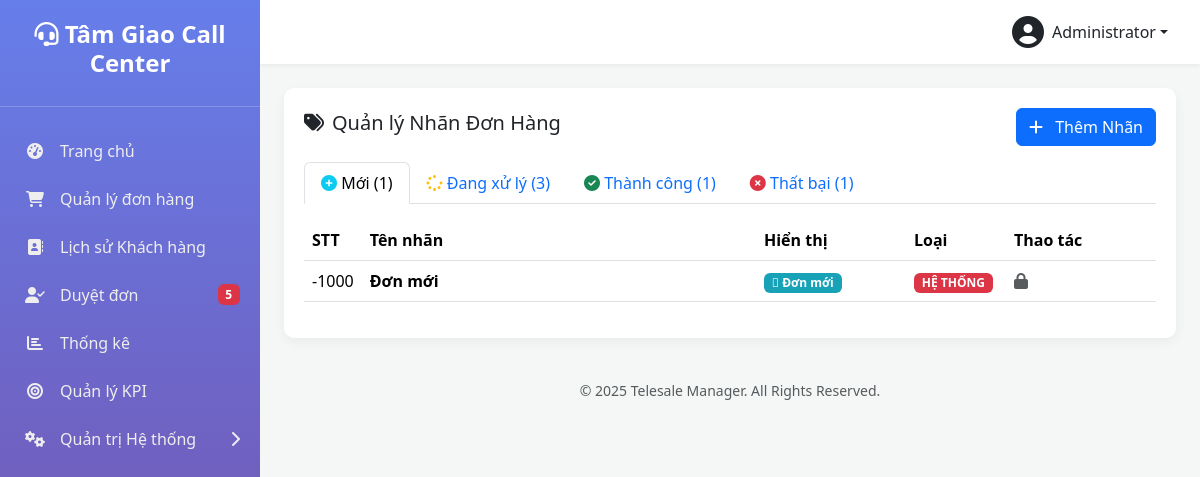
/manage-order-labels.php (signed in), run on the app's committed database.
### tables this page shows
CREATE TABLE `settings` (
  `setting_key` varchar(100) NOT NULL,
  `setting_value` text DEFAULT NULL
);

CREATE TABLE `users` (
  `id` int(10) UNSIGNED NOT NULL,
  `username` varchar(50) NOT NULL COMMENT 'Tên đăng nhập',
  `password` varchar(255) NOT NULL,
  `full_name` varchar(100) NOT NULL COMMENT 'Họ và tên',
  `email` varchar(100) DEFAULT NULL COMMENT 'Email',
  `phone` varchar(20) DEFAULT NULL COMMENT 'Số điện thoại',
  `role` enum('admin','manager','telesale') NOT NULL DEFAULT 'telesale' COMMENT 'Vai trò: admin, manager, telesale',
  `status` enum('active','inactive','suspended') NOT NULL DEFAULT 'active' COMMENT 'Trạng thái: active, inactive, suspended (bị treo)',
  `avatar` varchar(255) DEFAULT NULL COMMENT 'Đường dẫn ảnh đại diện',
  `last_login_at` datetime DEFAULT NULL COMMENT 'Lần đăng nhập cuối',
  `last_login_ip` varchar(45) DEFAULT NULL COMMENT 'IP đăng nhập cuối',
  `created_at` datetime DEFAULT current_timestamp(),
  `updated_at` datetime DEFAULT current_timestamp() ON UPDATE current_timestamp(),
  `suspension_reason` text DEFAULT NULL,
  `suspension_until` datetime DEFAULT NULL,
  `deleted_at` timestamp NULL DEFAULT NULL
);

CREATE TABLE `order_labels` (
  `label_key` varchar(50) NOT NULL,
  `label_name` varchar(100) NOT NULL,
  `label_value` tinyint(1) NOT NULL DEFAULT 0 COMMENT '0=không tính doanh thu, 1=hoàn thành (tính doanh thu)',
  `core_status` enum('new','processing','success','failed') NOT NULL DEFAULT 'processing' COMMENT 'Nhãn này thuộc core status nào - BẮT BUỘC PHẢI CHỌN',
  `description` text DEFAULT NULL,
  `color` varchar(20) NOT NULL DEFAULT '#6c757d',
  `icon` varchar(50) NOT NULL DEFAULT 'fa-tag',
  `sort_order` int(11) NOT NULL DEFAULT 0,
  `is_system` tinyint(1) DEFAULT 0,
  `is_default` tinyint(1) DEFAULT 0 COMMENT 'Là nhãn mặc định của core_status',
  `auto_lock` tinyint(1) DEFAULT 0,
  `metadata` longtext DEFAULT NULL CHECK (json_valid(`metadata`)),
  `created_by` int(10) UNSIGNED DEFAULT NULL,
  `created_at` datetime DEFAULT current_timestamp(),
  `updated_at` datetime DEFAULT current_timestamp() ON UPDATE current_timestamp()
);

### functions.php (called while the page is built, shortened)
<?php
function get_db_connection() {
    static $pdo = null;
    if ($pdo === null) {
        try {
            $dsn = "mysql:host=" . DB_HOST . ";dbname=" . DB_NAME . ";charset=" . DB_CHARSET;
            $options = [
                PDO::ATTR_ERRMODE => PDO::ERRMODE_EXCEPTION,
                PDO::ATTR_DEFAULT_FETCH_MODE => PDO::FETCH_ASSOC,
                PDO::ATTR_EMULATE_PREPARES => false,
            ];
            $pdo = new PDO($dsn, DB_USER, DB_PASS, $options);
        } catch (PDOException $e) {
            die('Database connection failed: ' . $e->getMessage());
        }
    }
    return $pdo;
}
function db_query($sql, $params = []) {
    $pdo = get_db_connection();
    $stmt = $pdo->prepare($sql);
    $stmt->execute($params);
    return $stmt;
}
function db_get_row($sql, $params = []) {
    $stmt = db_query($sql, $params);
    return $stmt->fetch(PDO::FETCH_ASSOC);
}
function db_get_results($sql, $params = []) {
    $stmt = db_query($sql, $params);
    return $stmt->fetchAll(PDO::FETCH_ASSOC);
}
function db_get_var($sql, $params = []) {
    $stmt = db_query($sql, $params);
    return $stmt->fetchColumn();
}
function is_logged_in() {
    return isset($_SESSION['user_id']) && !empty($_SESSION['user_id']);
}
function get_logged_user() {
    static $cached_user = null;
    if ($cached_user === null) {
        $cached_user = db_get_row(
            "SELECT * FROM users WHERE id = ? AND status = 'active'",
            [$_SESSION['user_id']]
        );
    }
    return $cached_user;
}
function is_admin() {
    $user = get_logged_user();
    return $user && is_array($user) && isset($user['role']) && $user['role'] === 'admin';
}
function require_admin() {
    if (!is_admin()) {
        redirect('dashboard.php?error=access_denied');
        exit;
    }
}
function count_orders($filters = []) {
    $where = ['1=1'];
    $params = [];
    $sql = "SELECT COUNT(*) FROM orders WHERE " . implode(' AND ', $where);
    return (int) db_get_var($sql, $params);
}
function get_setting($key, $default = null) {
    $value = db_get_var("SELECT setting_value FROM settings WHERE setting_key = ?", [$key]);
    return $value !== false && $value !== null ? $value : $default;
}

### manage-order-labels.php (the view, shortened to what this page needs)
<?php
require_once 'functions.php';
require_admin();
$labels_by_core = [
    'new' => [],
    'processing' => [],
    'success' => [],
    'failed' => []
];
$all_labels = db_get_results("
    SELECT * FROM order_labels
    ORDER BY core_status, is_system DESC, is_default DESC, sort_order ASC
");
foreach ($all_labels as $label) {
    $labels_by_core[$label['core_status']][] = $label;
}
include 'includes/header.php';
?>
<div class="table-card">
    <div class="d-flex justify-content-between align-items-center mb-3">
        <h5><i class="fas fa-tags me-2"></i>Quản lý Nhãn Đơn Hàng</h5>
        <button class="btn btn-primary" onclick="openAddModal()">
            <i class="fas fa-plus me-2"></i> Thêm Nhãn
        </button>
    </div>
    <ul class="nav nav-tabs">
        <li class="nav-item">
            <a class="nav-link active" data-bs-toggle="tab" href="#tab-new">
                <i class="fas fa-plus-circle text-info"></i> Mới (<?php echo count($labels_by_core['new']); ?>)
            </a>
        </li>
        <li class="nav-item">
            <a class="nav-link" data-bs-toggle="tab" href="#tab-processing">
                <i class="fas fa-spinner text-warning"></i> Đang xử lý (<?php echo count($labels_by_core['processing']); ?>)
            </a>
        </li>
        <li class="nav-item">
            <a class="nav-link" data-bs-toggle="tab" href="#tab-success">
                <i class="fas fa-check-circle text-success"></i> Thành công (<?php echo count($labels_by_core['success']); ?>)
            </a>
        </li>
        <li class="nav-item">
            <a class="nav-link" data-bs-toggle="tab" href="#tab-failed">
                <i class="fas fa-times-circle text-danger"></i> Thất bại (<?php echo count($labels_by_core['failed']); ?>)
            </a>
        </li>
    </ul>
    <div class="tab-content mt-3">
        <?php foreach (['new', 'processing', 'success', 'failed'] as $core): ?>
        <div class="tab-pane <?php echo $core === 'new' ? 'show active' : ''; ?>" id="tab-<?php echo $core; ?>">
            <table class="table table-hover">
                <thead>
                    <tr>
                        <th width="30">STT</th>
                        <th>Tên nhãn</th>
                        <th width="150">Hiển thị</th>
                        <th width="100">Loại</th>
                        <th width="150">Thao tác</th>
                    </tr>
                </thead>
                <tbody>
                    <?php if (empty($labels_by_core[$core])): ?>
                    <tr>
                        <td colspan="5" class="text-center text-muted">
                            Chưa có nhãn nào trong trạng thái này
                        </td>
                    </tr>
                    <?php else: ?>
                        <?php foreach ($labels_by_core[$core] as $label): ?>
                        <tr>
                            <td><?php echo $label['sort_order']; ?></td>
                            <td>
                                <strong><?php echo htmlspecialchars($label['label_name']); ?></strong>
                            </td>
                            <td>
                                <span class="badge" style="background: <?php echo $label['color']; ?>;">
                                    <i class="<?php echo $label['icon']; ?>"></i>
                                    <?php echo htmlspecialchars($label['label_name']); ?>
                                </span>
                            </td>
                            <td>
                                <?php if ($label['is_system']): ?>
                                    <span class="badge bg-danger">HỆ THỐNG</span>
                                <?php elseif ($label['is_default']): ?>
                                    <span class="badge bg-primary">MẶC ĐỊNH</span>
                                <?php else: ?>
                                    <span class="badge bg-secondary">Tùy chỉnh</span>
                                <?php endif; ?>
                            </td>
                            <td>
                                <?php if (!$label['is_system'] && !$label['is_default']): ?>
                                    <button class="btn btn-sm btn-primary"
                                            onclick='openEditModal(<?php echo json_encode($label); ?>)'>
                                        <i class="fas fa-edit"></i>
                                    </button>
                                    <a href="?delete=<?php echo urlencode($label['label_key']); ?>"
                                       class="btn btn-sm btn-danger"
                                       onclick="return confirm('Xóa nhãn này?')">
                                        <i class="fas fa-trash"></i>
                                    </a>
                                <?php else: ?>
                                    <i class="fas fa-lock text-muted"></i>
                                <?php endif; ?>
                            </td>
                        </tr>
                        <?php endforeach; ?>
                    <?php endif; ?>
                </tbody>
            </table>
        </div>
        <?php endforeach; ?>
    </div>
</div>
<?php include 'includes/footer.php'; ?>

### includes/header.php (shortened to what this page needs)
<?php
$current_user = get_logged_user();
$current_page = basename($_SERVER['PHP_SELF']);
$system_pages = [
    'users.php',
    'manager-assignments.php',
    'manage-order-statuses.php',
    'manage-customer-labels.php',
    'manage-user-labels.php',
    'admin-rules.php',
    'settings.php',
];
$is_system_page_active = in_array($current_page, $system_pages);
?>
<!DOCTYPE html>
<html lang="vi">
<head>
    <link href="https://cdn.jsdelivr.net/npm/bootstrap@5.3.2/dist/css/bootstrap.min.css" rel="stylesheet">
    <link rel="stylesheet" href="https://cdnjs.cloudflare.com/ajax/libs/font-awesome/6.4.2/css/all.min.css">
</head>
<body>
    <div class="wrapper">
        <nav class="sidebar">
            <div class="sidebar-header">
                <h3><i class="fas fa-headset"></i> <?php echo get_setting('site_name', SITE_NAME); ?></h3>
            </div>
            <ul class="sidebar-nav">
                <li class="<?php echo ($current_page == 'dashboard.php') ? 'active' : ''; ?>">
                    <a href="dashboard.php"><i class="fas fa-tachometer-alt nav-icon"></i> Trang chủ</a>
                </li>
                <li class="<?php echo ($current_page == 'orders.php' || $current_page == 'order-detail.php') ? 'active' : ''; ?>">
                    <a href="orders.php"><i class="fas fa-shopping-cart nav-icon"></i> Quản lý đơn hàng</a>
                </li>
                <?php if (is_admin() || is_manager()): ?>
                <li class="<?php echo ($current_page == 'customer-history.php') ? 'active' : ''; ?>">
                    <a href="customer-history.php"><i class="fas fa-address-book nav-icon"></i> Lịch sử Khách hàng</a>
                </li>
                <li class="<?php echo ($current_page == 'pending-orders.php') ? 'active' : ''; ?>">
                    <a href="pending-orders.php">
                        <i class="fas fa-user-check nav-icon"></i> Duyệt đơn
                        <?php
                        $pending_count = count_orders(['primary_label' => 'pending_approval']);
                        if ($pending_count > 0) echo "<span class='badge bg-danger ms-auto'>{$pending_count}</span>";
                        ?>
                    </a>
                </li>
                <li class="<?php echo ($current_page == 'statistics.php') ? 'active' : ''; ?>">
                    <a href="statistics.php"><i class="fas fa-chart-bar nav-icon"></i> Thống kê</a>
                </li>
                <?php endif; ?>
                <?php if (is_admin() || is_manager()): ?>
                    <li class="<?php echo ($current_page == 'kpi.php') ? 'active' : ''; ?>">
                        <a href="kpi.php">
                            <i class="fas fa-bullseye nav-icon"></i>
                            <?php echo is_admin() ? 'Quản lý KPI' : 'Xem KPI'; ?>
                        </a>
                    </li>
                <?php endif; ?>
                <?php if (is_admin() || is_manager()): ?>
                <li class="<?php echo $is_system_page_active ? 'active' : ''; ?>">
                    <a href="#systemSettings" data-bs-toggle="collapse" aria-expanded="<?php echo $is_system_page_active ? 'true' : 'false'; ?>">
                        <i class="fas fa-cogs nav-icon"></i>
                        Quản trị Hệ thống
                        <i class="fas fa-chevron-right arrow"></i>
                    </a>
                </li>
                <?php endif; ?>
            </ul>
        </nav>
        <div class="main-content">
            <header class="top-navbar d-flex justify-content-end align-items-center">
                <div class="dropdown">
                    <a href="#" class="d-flex align-items-center text-dark text-decoration-none dropdown-toggle" id="dropdownUser" data-bs-toggle="dropdown" aria-expanded="false">
                        <i class="fas fa-user-circle fa-2x me-2"></i>
                        <span><?php echo htmlspecialchars($current_user['full_name']); ?></span>
                    </a>
                </div>
            </header>
            <main class="p-4">

### includes/header.php (style rules this page uses)
:root { --sidebar-width: 260px; --primary-color: #667eea; --secondary-color: #764ba2; }
body { background-color: #f4f7f6; }
.wrapper { display: flex; min-height: 100vh; }
.sidebar { width: var(--sidebar-width); background: linear-gradient(180deg, var(--primary-color) 0%, var(--secondary-color) 100%); color: #fff; position: fixed; height: 100%; display: flex; flex-direction: column; }
.sidebar-header { padding: 20px; text-align: center; border-bottom: 1px solid rgba(255,255,255,0.2); flex-shrink: 0; }
.sidebar-header h3 { font-size: 1.5rem; font-weight: 700; }
.sidebar-nav { list-style: none; padding: 20px 0; flex-grow: 1; overflow-y: auto; }
.sidebar-nav a { display: flex; align-items: center; padding: 12px 20px; color: #eee; text-decoration: none; transition: all 0.2s; }
.sidebar-nav a i.nav-icon { width: 30px; text-align: center; margin-right: 10px; }
.sidebar-nav a .arrow { margin-left: auto; transition: transform 0.3s; }
.main-content { margin-left: var(--sidebar-width); width: calc(100% - var(--sidebar-width)); }
.top-navbar { background-color: #fff; box-shadow: 0 2px 4px rgba(0,0,0,0.05); padding: 1rem 2rem; }
.table-card, .stat-card { background-color: #fff; border-radius: 10px; padding: 20px; box-shadow: 0 4px 12px rgba(0,0,0,0.05); }

### data on the page
settings: setting_value "Tâm Giao Call Center"
users: full_name "Administrator"
order_labels: sort_order "-1000", label_name "Đơn mới", is_system "HỆ THỐNG"

### other printed values
$pending_count "5"
count($labels_by_core['new']) "1"
count($labels_by_core['processing']) "3"
count($labels_by_core['success']) "1"
count($labels_by_core['failed']) "1"
SITE_NAME "Telesale Manager"
